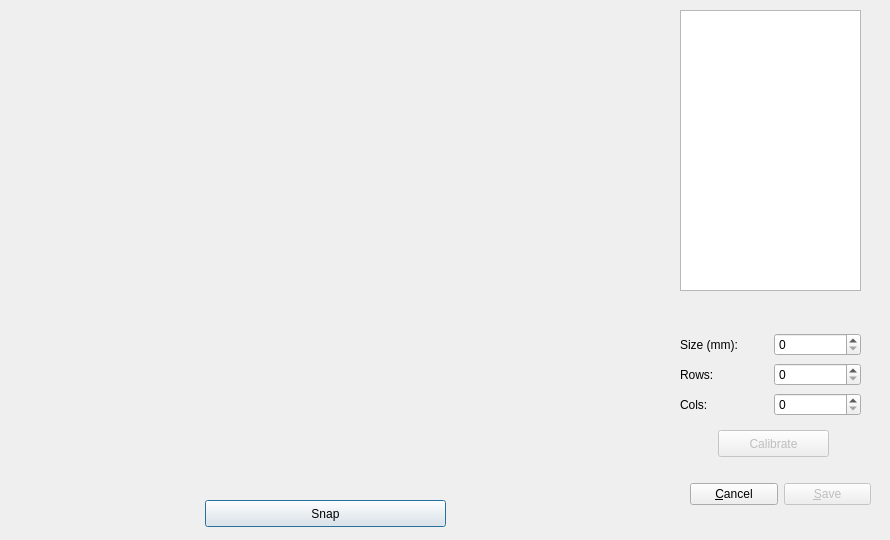
<?xml version="1.0" encoding="UTF-8"?>
<ui version="4.0">
 <class>SLCalibrationDialog</class>
 <widget class="QDialog" name="SLCalibrationDialog">
  <property name="geometry">
   <rect>
    <x>0</x>
    <y>0</y>
    <width>890</width>
    <height>540</height>
   </rect>
  </property>
  <property name="sizePolicy">
   <sizepolicy hsizetype="Fixed" vsizetype="Fixed">
    <horstretch>0</horstretch>
    <verstretch>0</verstretch>
   </sizepolicy>
  </property>
  <property name="minimumSize">
   <size>
    <width>890</width>
    <height>540</height>
   </size>
  </property>
  <property name="maximumSize">
   <size>
    <width>890</width>
    <height>540</height>
   </size>
  </property>
  <property name="windowTitle">
   <string>SL Calibration</string>
  </property>
  <property name="sizeGripEnabled">
   <bool>false</bool>
  </property>
  <widget class="SLVideoWidget" name="videoWidget" native="true">
   <property name="enabled">
    <bool>true</bool>
   </property>
   <property name="geometry">
    <rect>
     <x>10</x>
     <y>10</y>
     <width>651</width>
     <height>471</height>
    </rect>
   </property>
  </widget>
  <widget class="QPushButton" name="snapButton">
   <property name="geometry">
    <rect>
     <x>205</x>
     <y>500</y>
     <width>241</width>
     <height>27</height>
    </rect>
   </property>
   <property name="text">
    <string>Snap</string>
   </property>
  </widget>
  <widget class="QListWidget" name="listWidget">
   <property name="geometry">
    <rect>
     <x>680</x>
     <y>10</y>
     <width>181</width>
     <height>281</height>
    </rect>
   </property>
  </widget>
  <widget class="QPushButton" name="calibrateButton">
   <property name="enabled">
    <bool>false</bool>
   </property>
   <property name="geometry">
    <rect>
     <x>718</x>
     <y>430</y>
     <width>111</width>
     <height>27</height>
    </rect>
   </property>
   <property name="text">
    <string>Calibrate</string>
   </property>
  </widget>
  <widget class="QWidget" name="layoutWidget">
   <property name="geometry">
    <rect>
     <x>680</x>
     <y>330</y>
     <width>181</width>
     <height>29</height>
    </rect>
   </property>
   <layout class="QHBoxLayout" name="horizontalLayout">
    <item>
     <widget class="QLabel" name="label">
      <property name="text">
       <string>Size (mm):</string>
      </property>
     </widget>
    </item>
    <item>
     <widget class="QSpinBox" name="checkerSizeBox"/>
    </item>
   </layout>
  </widget>
  <widget class="QWidget" name="layoutWidget">
   <property name="geometry">
    <rect>
     <x>680</x>
     <y>360</y>
     <width>181</width>
     <height>29</height>
    </rect>
   </property>
   <layout class="QHBoxLayout" name="horizontalLayout_2">
    <item>
     <widget class="QLabel" name="label_3">
      <property name="text">
       <string>Rows:</string>
      </property>
     </widget>
    </item>
    <item>
     <widget class="QSpinBox" name="checkerRowsBox"/>
    </item>
   </layout>
  </widget>
  <widget class="QWidget" name="layoutWidget">
   <property name="geometry">
    <rect>
     <x>680</x>
     <y>390</y>
     <width>181</width>
     <height>29</height>
    </rect>
   </property>
   <layout class="QHBoxLayout" name="horizontalLayout_3">
    <item>
     <widget class="QLabel" name="label_4">
      <property name="text">
       <string>Cols:</string>
      </property>
     </widget>
    </item>
    <item>
     <widget class="QSpinBox" name="checkerColsBox"/>
    </item>
   </layout>
  </widget>
  <widget class="QWidget" name="layoutWidget">
   <property name="geometry">
    <rect>
     <x>690</x>
     <y>480</y>
     <width>181</width>
     <height>29</height>
    </rect>
   </property>
   <layout class="QHBoxLayout" name="horizontalLayout_4">
    <item>
     <widget class="QPushButton" name="cancelButton">
      <property name="text">
       <string>&amp;Cancel</string>
      </property>
     </widget>
    </item>
    <item>
     <widget class="QPushButton" name="saveButton">
      <property name="enabled">
       <bool>false</bool>
      </property>
      <property name="text">
       <string>&amp;Save</string>
      </property>
     </widget>
    </item>
   </layout>
  </widget>
 </widget>
 <customwidgets>
  <customwidget>
   <class>SLVideoWidget</class>
   <extends>QWidget</extends>
   <header>SLVideoWidget.h</header>
   <container>1</container>
  </customwidget>
 </customwidgets>
 <resources/>
 <connections>
  <connection>
   <sender>cancelButton</sender>
   <signal>clicked()</signal>
   <receiver>SLCalibrationDialog</receiver>
   <slot>close()</slot>
   <hints>
    <hint type="sourcelabel">
     <x>703</x>
     <y>498</y>
    </hint>
    <hint type="destinationlabel">
     <x>628</x>
     <y>510</y>
    </hint>
   </hints>
  </connection>
 </connections>
</ui>
